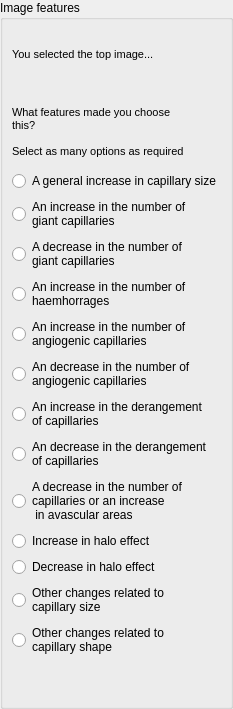
           <widget class="QWidget" name="reasonsPage">
            <layout class="QHBoxLayout" name="horizontalLayout_6">
             <property name="margin">
              <number>0</number>
             </property>
             <item>
              <widget class="QGroupBox" name="groupBox2">
               <property name="title">
                <string>Image features</string>
               </property>
               <layout class="QVBoxLayout" name="verticalLayout">
                <item>
                 <widget class="QLabel" name="reasonsStatus">
                  <property name="minimumSize">
                   <size>
                    <width>0</width>
                    <height>65</height>
                   </size>
                  </property>
                  <property name="text">
                   <string>&lt;!DOCTYPE HTML PUBLIC &quot;-//W3C//DTD HTML 4.0//EN&quot; &quot;http://www.w3.org/TR/REC-html40/strict.dtd&quot;&gt;
&lt;html&gt;&lt;head&gt;&lt;meta name=&quot;qrichtext&quot; content=&quot;1&quot; /&gt;&lt;style type=&quot;text/css&quot;&gt;
p, li { white-space: pre-wrap; }
&lt;/style&gt;&lt;/head&gt;&lt;body style=&quot; font-family:'MS Shell Dlg 2'; font-size:8.25pt; font-weight:400; font-style:normal;&quot;&gt;
&lt;p style=&quot; margin-top:0px; margin-bottom:0px; margin-left:0px; margin-right:0px; -qt-block-indent:0; text-indent:0px;&quot;&gt;&lt;span style=&quot; font-size:8pt;&quot;&gt;You selected the top image...&lt;/span&gt;&lt;/p&gt;
&lt;p style=&quot;-qt-paragraph-type:empty; margin-top:0px; margin-bottom:0px; margin-left:0px; margin-right:0px; -qt-block-indent:0; text-indent:0px; font-size:8pt;&quot;&gt;&lt;/p&gt;&lt;/body&gt;&lt;/html&gt;</string>
                  </property>
                  <property name="alignment">
                   <set>Qt::AlignLeading|Qt::AlignLeft|Qt::AlignVCenter</set>
                  </property>
                 </widget>
                </item>
                <item>
                 <widget class="QLabel" name="reasonsQuestion">
                  <property name="minimumSize">
                   <size>
                    <width>0</width>
                    <height>65</height>
                   </size>
                  </property>
                  <property name="text">
                   <string>&lt;!DOCTYPE HTML PUBLIC &quot;-//W3C//DTD HTML 4.0//EN&quot; &quot;http://www.w3.org/TR/REC-html40/strict.dtd&quot;&gt;
&lt;html&gt;&lt;head&gt;&lt;meta name=&quot;qrichtext&quot; content=&quot;1&quot; /&gt;&lt;style type=&quot;text/css&quot;&gt;
p, li { white-space: pre-wrap; }
&lt;/style&gt;&lt;/head&gt;&lt;body style=&quot; font-family:'MS Shell Dlg 2'; font-size:8.25pt; font-weight:400; font-style:normal;&quot;&gt;
&lt;p style=&quot; margin-top:0px; margin-bottom:0px; margin-left:0px; margin-right:0px; -qt-block-indent:0; text-indent:0px;&quot;&gt;&lt;span style=&quot; font-size:8pt;&quot;&gt;What features made you choose&lt;/span&gt;&lt;/p&gt;
&lt;p style=&quot; margin-top:0px; margin-bottom:0px; margin-left:0px; margin-right:0px; -qt-block-indent:0; text-indent:0px;&quot;&gt;&lt;span style=&quot; font-size:8pt;&quot;&gt;this?&lt;/span&gt;&lt;/p&gt;
&lt;p style=&quot;-qt-paragraph-type:empty; margin-top:0px; margin-bottom:0px; margin-left:0px; margin-right:0px; -qt-block-indent:0; text-indent:0px; font-size:8pt;&quot;&gt;&lt;/p&gt;
&lt;p style=&quot; margin-top:0px; margin-bottom:0px; margin-left:0px; margin-right:0px; -qt-block-indent:0; text-indent:0px;&quot;&gt;&lt;span style=&quot; font-size:8pt;&quot;&gt;Select as many options as required&lt;/span&gt;&lt;/p&gt;&lt;/body&gt;&lt;/html&gt;</string>
                  </property>
                  <property name="alignment">
                   <set>Qt::AlignLeading|Qt::AlignLeft|Qt::AlignVCenter</set>
                  </property>
                 </widget>
                </item>
                <item>
                 <widget class="QRadioButton" name="reason1Radio">
                  <property name="text">
                   <string>A general increase in capillary size</string>
                  </property>
                  <property name="autoExclusive">
                   <bool>false</bool>
                  </property>
                 </widget>
                </item>
                <item>
                 <widget class="QRadioButton" name="reason2Radio">
                  <property name="text">
                   <string>An increase in the number of 
giant capillaries</string>
                  </property>
                  <property name="autoExclusive">
                   <bool>false</bool>
                  </property>
                 </widget>
                </item>
                <item>
                 <widget class="QRadioButton" name="reason3Radio">
                  <property name="text">
                   <string>A decrease in the number of 
giant capillaries</string>
                  </property>
                  <property name="autoExclusive">
                   <bool>false</bool>
                  </property>
                 </widget>
                </item>
                <item>
                 <widget class="QRadioButton" name="reason4Radio">
                  <property name="text">
                   <string>An increase in the number of
haemhorrages</string>
                  </property>
                  <property name="autoExclusive">
                   <bool>false</bool>
                  </property>
                 </widget>
                </item>
                <item>
                 <widget class="QRadioButton" name="reason5Radio">
                  <property name="text">
                   <string>An increase in the number of 
angiogenic capillaries</string>
                  </property>
                  <property name="autoExclusive">
                   <bool>false</bool>
                  </property>
                 </widget>
                </item>
                <item>
                 <widget class="QRadioButton" name="reason12Radio">
                  <property name="text">
                   <string>An decrease in the number of 
angiogenic capillaries</string>
                  </property>
                  <property name="autoExclusive">
                   <bool>false</bool>
                  </property>
                 </widget>
                </item>
                <item>
                 <widget class="QRadioButton" name="reason6Radio">
                  <property name="text">
                   <string>An increase in the derangement 
of capillaries</string>
                  </property>
                  <property name="autoExclusive">
                   <bool>false</bool>
                  </property>
                 </widget>
                </item>
                <item>
                 <widget class="QRadioButton" name="reason13Radio">
                  <property name="text">
                   <string>An decrease in the derangement 
of capillaries</string>
                  </property>
                  <property name="autoExclusive">
                   <bool>false</bool>
                  </property>
                 </widget>
                </item>
                <item>
                 <widget class="QRadioButton" name="reason7Radio">
                  <property name="text">
                   <string>A decrease in the number of 
capillaries or an increase 
 in avascular areas</string>
                  </property>
                  <property name="autoExclusive">
                   <bool>false</bool>
                  </property>
                 </widget>
                </item>
                <item>
                 <widget class="QRadioButton" name="reason8Radio">
                  <property name="text">
                   <string>Increase in halo effect</string>
                  </property>
                  <property name="autoExclusive">
                   <bool>false</bool>
                  </property>
                 </widget>
                </item>
                <item>
                 <widget class="QRadioButton" name="reason9Radio">
                  <property name="text">
                   <string>Decrease in halo effect</string>
                  </property>
                  <property name="autoExclusive">
                   <bool>false</bool>
                  </property>
                 </widget>
                </item>
                <item>
                 <widget class="QRadioButton" name="reason10Radio">
                  <property name="text">
                   <string>Other changes related to 
capillary size</string>
                  </property>
                  <property name="autoExclusive">
                   <bool>false</bool>
                  </property>
                 </widget>
                </item>
                <item>
                 <widget class="QRadioButton" name="reason11Radio">
                  <property name="text">
                   <string>Other changes related to 
capillary shape</string>
                  </property>
                  <property name="autoExclusive">
                   <bool>false</bool>
                  </property>
                 </widget>
                </item>
                <item>
                 <spacer name="verticalSpacer_2">
                  <property name="orientation">
                   <enum>Qt::Vertical</enum>
                  </property>
                  <property name="sizeHint" stdset="0">
                   <size>
                    <width>20</width>
                    <height>40</height>
                   </size>
                  </property>
                 </spacer>
                </item>
               </layout>
              </widget>
             </item>
            </layout>
           </widget>
